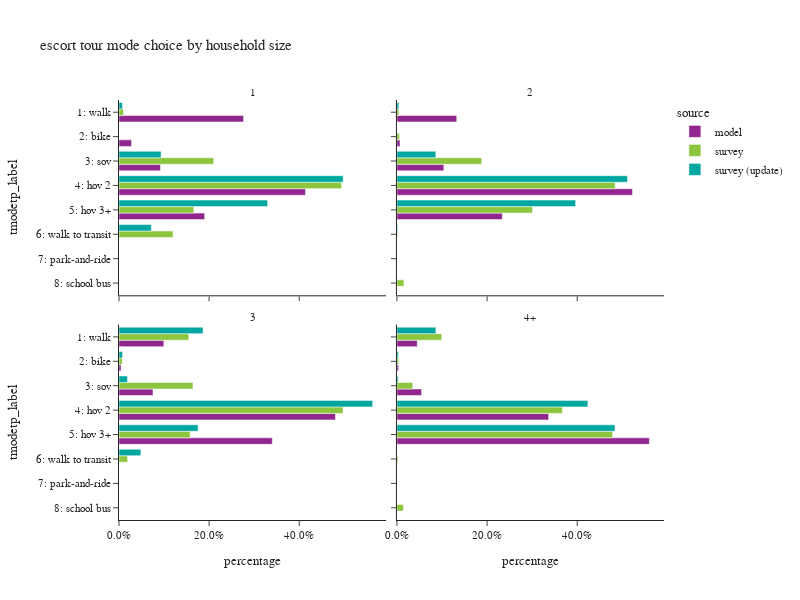

The notebook cell this image was saved under:
### Code cell
plot_mode_choice(es_tour,"hhsize_4+",
                 {"hhsize_4+":["1","2","3","4+"],
                  "tmodetp_label":["1: walk","2: bike","3: sov","4: hov 2","5: hov 3+","6: walk to transit",
                                   "7: park-and-ride","8: school bus","9: other–survey only"]},
                 "household size",2,600)

### Figure 1 — Plotly figure (JSON) as saved in the notebook; plotly's stock layout.template omitted (floating-point values rounded to 4 significant figures)
{"data": [{"alignmentgroup": "True", "customdata": [[8750], [878], [2909], [13096], [6017]], "hovertemplate": "source=model<br>hhsize_4+=1<br>percentage=%{x}<br>tmodetp_label=%{y}<br>sample count=%{customdata[0]}<extra></extra>", "legendgroup": "model", "marker": {"color": "#91268F", "pattern": {"shape": ""}}, "name": "model", "offsetgroup": "model", "orientation": "h", "showlegend": true, "textposition": "auto", "type": "bar", "x": [0.2765, 0.02774, 0.09191, 0.4138, 0.1901], "xaxis": "x3", "y": ["1: walk", "2: bike", "3: sov", "4: hov 2", "5: hov 3+"], "yaxis": "y3"}, {"alignmentgroup": "True", "customdata": [[14572], [751], [11432], [57441], [25692]], "hovertemplate": "source=model<br>hhsize_4+=2<br>percentage=%{x}<br>tmodetp_label=%{y}<br>sample count=%{customdata[0]}<extra></extra>", "legendgroup": "model", "marker": {"color": "#91268F", "pattern": {"shape": ""}}, "name": "model", "offsetgroup": "model", "orientation": "h", "showlegend": false, "textposition": "auto", "type": "bar", "x": [0.1326, 0.006834, 0.104, 0.5227, 0.2338], "xaxis": "x4", "y": ["1: walk", "2: bike", "3: sov", "4: hov 2", "5: hov 3+"], "yaxis": "y4"}, {"alignmentgroup": "True", "customdata": [[13653], [609], [10344], [65887], [46672]], "hovertemplate": "source=model<br>hhsize_4+=3<br>percentage=%{x}<br>tmodetp_label=%{y}<br>sample count=%{customdata[0]}<extra></extra>", "legendgroup": "model", "marker": {"color": "#91268F", "pattern": {"shape": ""}}, "name": "model", "offsetgroup": "model", "orientation": "h", "showlegend": false, "textposition": "auto", "type": "bar", "x": [0.09954, 0.00444, 0.07541, 0.4803, 0.3403], "xaxis": "x", "y": ["1: walk", "2: bike", "3: sov", "4: hov 2", "5: hov 3+"], "yaxis": "y"}, {"alignmentgroup": "True", "customdata": [[18490], [1373], [22435], [138167], [229910]], "hovertemplate": "source=model<br>hhsize_4+=4+<br>percentage=%{x}<br>tmodetp_label=%{y}<br>sample count=%{customdata[0]}<extra></extra>", "legendgroup": "model", "marker": {"color": "#91268F", "pattern": {"shape": ""}}, "name": "model", "offsetgroup": "model", "orientation": "h", "showlegend": false, "textposition": "auto", "type": "bar", "x": [0.04506, 0.003346, 0.05467, 0.3367, 0.5602], "xaxis": "x2", "y": ["1: walk", "2: bike", "3: sov", "4: hov 2", "5: hov 3+"], "yaxis": "y2"}, {"alignmentgroup": "True", "customdata": [[4], [10], [21], [1], [3]], "hovertemplate": "source=survey<br>hhsize_4+=1<br>percentage=%{x}<br>tmodetp_label=%{y}<br>sample count=%{customdata[0]}<extra></extra>", "legendgroup": "survey", "marker": {"color": "#8CC63E", "pattern": {"shape": ""}}, "name": "survey", "offsetgroup": "survey", "orientation": "h", "showlegend": true, "textposition": "auto", "type": "bar", "x": [0.01001, 0.2102, 0.4939, 0.166, 0.1199], "xaxis": "x3", "y": ["1: walk", "3: sov", "4: hov 2", "5: hov 3+", "6: walk to transit"], "yaxis": "y3"}, {"alignmentgroup": "True", "customdata": [[8], [3], [22], [84], [32], [5], [1]], "hovertemplate": "source=survey<br>hhsize_4+=2<br>percentage=%{x}<br>tmodetp_label=%{y}<br>sample count=%{customdata[0]}<extra></extra>", "legendgroup": "survey", "marker": {"color": "#8CC63E", "pattern": {"shape": ""}}, "name": "survey", "offsetgroup": "survey", "orientation": "h", "showlegend": false, "textposition": "auto", "type": "bar", "x": [0.004448, 0.005431, 0.1881, 0.4843, 0.3008, 0.001575, 0.01541], "xaxis": "x4", "y": ["1: walk", "2: bike", "3: sov", "4: hov 2", "5: hov 3+", "6: walk to transit", "8: school bus"], "yaxis": "y4"}, {"alignmentgroup": "True", "customdata": [[23], [8], [7], [79], [45], [4]], "hovertemplate": "source=survey<br>hhsize_4+=3<br>percentage=%{x}<br>tmodetp_label=%{y}<br>sample count=%{customdata[0]}<extra></extra>", "legendgroup": "survey", "marker": {"color": "#8CC63E", "pattern": {"shape": ""}}, "name": "survey", "offsetgroup": "survey", "orientation": "h", "showlegend": false, "textposition": "auto", "type": "bar", "x": [0.1547, 0.00692, 0.1641, 0.4972, 0.1579, 0.01909], "xaxis": "x", "y": ["1: walk", "2: bike", "3: sov", "4: hov 2", "5: hov 3+", "6: walk to transit"], "yaxis": "y"}, {"alignmentgroup": "True", "customdata": [[52], [3], [11], [126], [188], [1], [5]], "hovertemplate": "source=survey<br>hhsize_4+=4+<br>percentage=%{x}<br>tmodetp_label=%{y}<br>sample count=%{customdata[0]}<extra></extra>", "legendgroup": "survey", "marker": {"color": "#8CC63E", "pattern": {"shape": ""}}, "name": "survey", "offsetgroup": "survey", "orientation": "h", "showlegend": false, "textposition": "auto", "type": "bar", "x": [0.09928, 0.003874, 0.03495, 0.3671, 0.4786, 0.002124, 0.01413], "xaxis": "x2", "y": ["1: walk", "2: bike", "3: sov", "4: hov 2", "5: hov 3+", "6: walk to transit", "8: school bus"], "yaxis": "y2"}, {"alignmentgroup": "True", "customdata": [[4], [6], [19], [1], [3]], "hovertemplate": "source=survey (update)<br>hhsize_4+=1<br>percentage=%{x}<br>tmodetp_label=%{y}<br>sample count=%{customdata[0]}<extra></extra>", "legendgroup": "survey (update)", "marker": {"color": "#00A7A0", "pattern": {"shape": ""}}, "name": "survey (update)", "offsetgroup": "survey (update)", "orientation": "h", "showlegend": true, "textposition": "auto", "type": "bar", "x": [0.007656, 0.09339, 0.4974, 0.3297, 0.07177], "xaxis": "x3", "y": ["1: walk", "3: sov", "4: hov 2", "5: hov 3+", "6: walk to transit"], "yaxis": "y3"}, {"alignmentgroup": "True", "customdata": [[7], [16], [83], [29], [3]], "hovertemplate": "source=survey (update)<br>hhsize_4+=2<br>percentage=%{x}<br>tmodetp_label=%{y}<br>sample count=%{customdata[0]}<extra></extra>", "legendgroup": "survey (update)", "marker": {"color": "#00A7A0", "pattern": {"shape": ""}}, "name": "survey (update)", "offsetgroup": "survey (update)", "orientation": "h", "showlegend": false, "textposition": "auto", "type": "bar", "x": [0.0042, 0.08615, 0.5115, 0.3965, 0.001589], "xaxis": "x4", "y": ["1: walk", "3: sov", "4: hov 2", "5: hov 3+", "6: walk to transit"], "yaxis": "y4"}, {"alignmentgroup": "True", "customdata": [[22], [8], [4], [77], [35], [3]], "hovertemplate": "source=survey (update)<br>hhsize_4+=3<br>percentage=%{x}<br>tmodetp_label=%{y}<br>sample count=%{customdata[0]}<extra></extra>", "legendgroup": "survey (update)", "marker": {"color": "#00A7A0", "pattern": {"shape": ""}}, "name": "survey (update)", "offsetgroup": "survey (update)", "orientation": "h", "showlegend": false, "textposition": "auto", "type": "bar", "x": [0.1865, 0.007923, 0.01867, 0.563, 0.1753, 0.04849], "xaxis": "x", "y": ["1: walk", "2: bike", "3: sov", "4: hov 2", "5: hov 3+", "6: walk to transit"], "yaxis": "y"}, {"alignmentgroup": "True", "customdata": [[47], [3], [3], [113], [164], [1]], "hovertemplate": "source=survey (update)<br>hhsize_4+=4+<br>percentage=%{x}<br>tmodetp_label=%{y}<br>sample count=%{customdata[0]}<extra></extra>", "legendgroup": "survey (update)", "marker": {"color": "#00A7A0", "pattern": {"shape": ""}}, "name": "survey (update)", "offsetgroup": "survey (update)", "orientation": "h", "showlegend": false, "textposition": "auto", "type": "bar", "x": [0.08648, 0.003151, 0.002633, 0.4237, 0.4838, 0.0002368], "xaxis": "x2", "y": ["1: walk", "2: bike", "3: sov", "4: hov 2", "5: hov 3+", "6: walk to transit"], "yaxis": "y2"}], "layout": {"annotations": [{"font": {}, "showarrow": false, "text": "3", "x": 0.245, "xanchor": "center", "xref": "paper", "y": 0.465, "yanchor": "bottom", "yref": "paper"}, {"font": {}, "showarrow": false, "text": "4+", "x": 0.755, "xanchor": "center", "xref": "paper", "y": 0.465, "yanchor": "bottom", "yref": "paper"}, {"font": {}, "showarrow": false, "text": "1", "x": 0.245, "xanchor": "center", "xref": "paper", "y": 1.0, "yanchor": "bottom", "yref": "paper"}, {"font": {}, "showarrow": false, "text": "2", "x": 0.755, "xanchor": "center", "xref": "paper", "y": 1.0, "yanchor": "bottom", "yref": "paper"}], "barmode": "group", "height": 600, "legend": {"title": {"text": "source"}, "tracegroupgap": 0}, "title": {"text": "escort tour mode choice by household size"}, "width": 800, "xaxis": {"anchor": "y", "domain": [0.0, 0.49], "tickformat": ".1%", "title": {"text": "percentage"}}, "xaxis2": {"anchor": "y2", "domain": [0.51, 1.0], "matches": "x", "tickformat": ".1%", "title": {"text": "percentage"}}, "xaxis3": {"anchor": "y3", "domain": [0.0, 0.49], "matches": "x", "showticklabels": false, "tickformat": ".1%"}, "xaxis4": {"anchor": "y4", "domain": [0.51, 1.0], "matches": "x", "showticklabels": false, "tickformat": ".1%"}, "yaxis": {"anchor": "x", "categoryarray": ["9: other–survey only", "8: school bus", "7: park-and-ride", "6: walk to transit", "5: hov 3+", "4: hov 2", "3: sov", "2: bike", "1: walk"], "categoryorder": "array", "domain": [0.0, 0.465], "title": {"text": "tmodetp_label"}}, "yaxis2": {"anchor": "x2", "domain": [0.0, 0.465], "matches": "y", "showticklabels": false}, "yaxis3": {"anchor": "x3", "categoryarray": ["9: other–survey only", "8: school bus", "7: park-and-ride", "6: walk to transit", "5: hov 3+", "4: hov 2", "3: sov", "2: bike", "1: walk"], "categoryorder": "array", "domain": [0.535, 1.0], "matches": "y", "title": {"text": "tmodetp_label"}}, "yaxis4": {"anchor": "x4", "domain": [0.535, 1.0], "matches": "y", "showticklabels": false}}}
